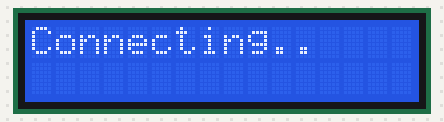
Bench run of a sketch on a simulated ESP8266 (NodeMCU). Parts: 16×2 character LCD. WiFi joins after 1.5 s; servers stay silent unless stated; uploads are accepted with an empty reply.

Above: at 1.1 s.
At 3.1 s:
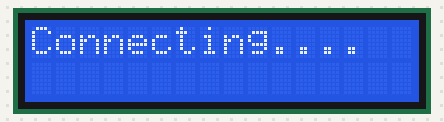
At 4.1 s:
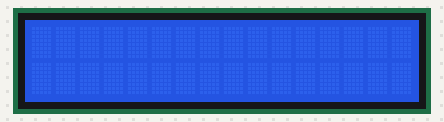
At 5.9 s:
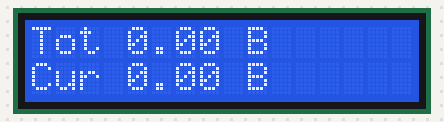

Measured:
- what the display in image 1 shows lasts 1.0 s, from 3.1 s to 4.1 s
- what the display in image 2 shows lasts 1.7 s, from 4.1 s to 5.8 s
- what the display in image 3 shows lasts 2.5 s, from 5.8 s to 8.3 s

The sketch:

main.ino
```cpp
#include <LiquidCrystal_I2C.h>

#include <ESP8266WiFi.h>
#include <ESP8266WiFiMulti.h>
#include <ESP8266HTTPClient.h>
#include <WiFiClient.h>

LiquidCrystal_I2C lcd(0x27, 16, 2);
ESP8266WiFiMulti WiFiMulti;

const char* ssid     = "Dialog 4G 354";
const char* password = "94b00cd1";

auto host = "http://192.168.8.1/goform/goform_get_cmd_process?isTest=false&cmd=system_status";

uint64_t session = 0;

uint64_t char2LL(const char *str)
{
  uint64_t result = 0;

  for (int i = 0; str[i] != '\0'; ++i)
    result = result * 10 + str[i] - '0';
  return result;
}

void setup()
{
  Serial.begin(115200);

  lcd.begin();
  lcd.backlight();

  lcd.print("Connecting");

  for (uint8_t t = 4; t > 0; t--)
  {
    lcd.print(".");
    delay(1000);
  }

  WiFi.mode(WIFI_STA);
  WiFiMulti.addAP(ssid, password);
}

void loop()
{
  lcd.clear();

  if (WiFiMulti.run() == WL_CONNECTED)
  {
    WiFiClient client;
    HTTPClient http;

    if (http.begin(client, host))
    {
      int httpCode = http.GET();

      if (httpCode == HTTP_CODE_OK || httpCode == HTTP_CODE_MOVED_PERMANENTLY)
      {
        String payload = http.getString();

        int index = payload.indexOf("downlink_traffic") + 19;
        byte a;

        for (a = 0; a < 255; a++)
        {
          if (payload[index + a] == '"') break;
        }

        uint64_t total = char2LL(payload.substring(index, index + a).c_str());

        index = payload.indexOf("uplink_traffic") + 17;

        for (a = 0; a < 255; a++)
        {
          if (payload[index + a] == '"') break;
        }

        total += char2LL(payload.substring(index, index + a).c_str());
        if(session == 0) session = total;
        uint64_t tmp_total = total;

        lcd.print("Tot ");

        float data = total;

        if(data > 1024 * 1024 * 1024)
        {
            lcd.printf("%.2f GB", data / 1024 / 1024 / 1024);
        }
        else if(data > 1024 * 1024)
        {
            lcd.printf("%.2f MB", data / 1024 / 1024);
        }
        else if(data > 1024)
        {
            lcd.printf("%.2f KB", data / 1024);
        }
        else
        {
            lcd.printf("%.2f B", data);
        }

        lcd.setCursor(0, 1);

        lcd.print("Cur ");

        total = tmp_total - session;

        data = total;

        if(data > 1024 * 1024 * 1024)
        {
            lcd.printf("%.2f GB", data / 1024 / 1024 / 1024);
        }
        else if(data > 1024 * 1024)
        {
            lcd.printf("%.2f MB", data / 1024 / 1024);
        }
        else if(data > 1024)
        {
            lcd.printf("%.2f KB", data / 1024);
        }
        else
        {
            lcd.printf("%.2f B", data);
        }
      }

      http.end();
    }
  }
  else
  {
    lcd.print("Reconnecting..");
  }

  delay(2500);
}
```
